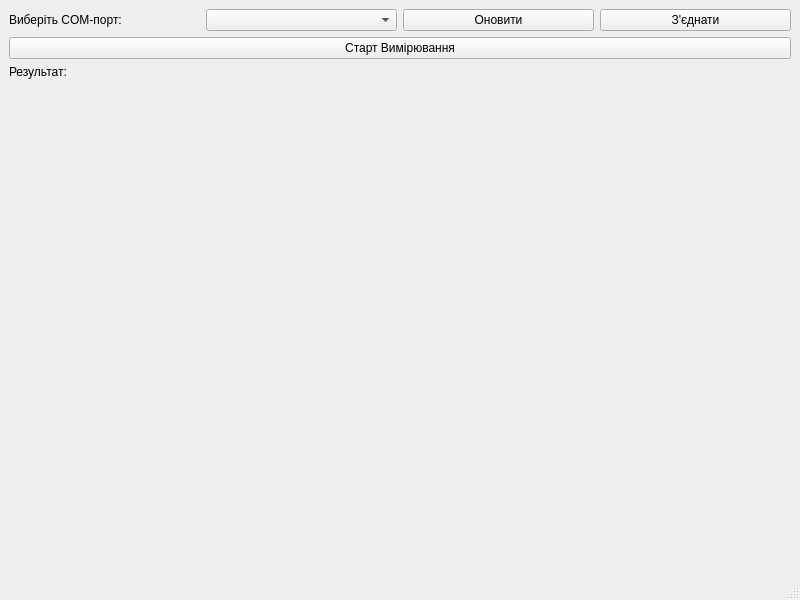
<?xml version="1.0" encoding="UTF-8"?>

<ui version="4.0">
<class>MainWindow</class>
<widget class="QMainWindow" name="MainWindow">
<property name="geometry">
<rect>
<x>0</x>
<y>0</y>
<width>800</width>
<height>600</height>
</rect>
</property>
<property name="windowTitle">
<string>Keithley</string>
</property>
<widget class="QWidget" name="centralwidget">
<layout class="QVBoxLayout" name="verticalLayout_main">
<item>
<layout class="QHBoxLayout" name="horizontalLayout_port">
<item>
<widget class="QLabel" name="label_port">
<property name="text">
<string>Виберіть COM-порт:</string>
</property>
</widget>
</item>
<item>
<widget class="QComboBox" name="portComboBox"/>
</item>
<item>
<widget class="QPushButton" name="refreshButton">
<property name="text">
<string>Оновити</string>
</property>
</widget>
</item>
<item>
<widget class="QPushButton" name="connectButton">
<property name="text">
<string>З'єднати</string>
</property>
</widget>
</item>
</layout>
</item>
<item>
<widget class="QPushButton" name="startMeasurementButton">
<property name="text">
<string>Старт Вимірювання</string>
</property>
</widget>
</item>
<item>
<widget class="QLabel" name="resultLabel">
<property name="text">
<string>Результат: </string>
</property>
</widget>
</item>
<item>
<spacer name="verticalSpacer">
<property name="orientation">
<enum>Qt::Vertical</enum>
</property>
<property name="sizeHint" stdset="0">
<size>
<width>20</width>
<height>40</height>
</size>
</property>
</spacer>
</item>
</layout>
</widget>
<widget class="QMenuBar" name="menubar"/>
<widget class="QStatusBar" name="statusbar"/>
</widget>
<resources/>
<connections/>
</ui>
